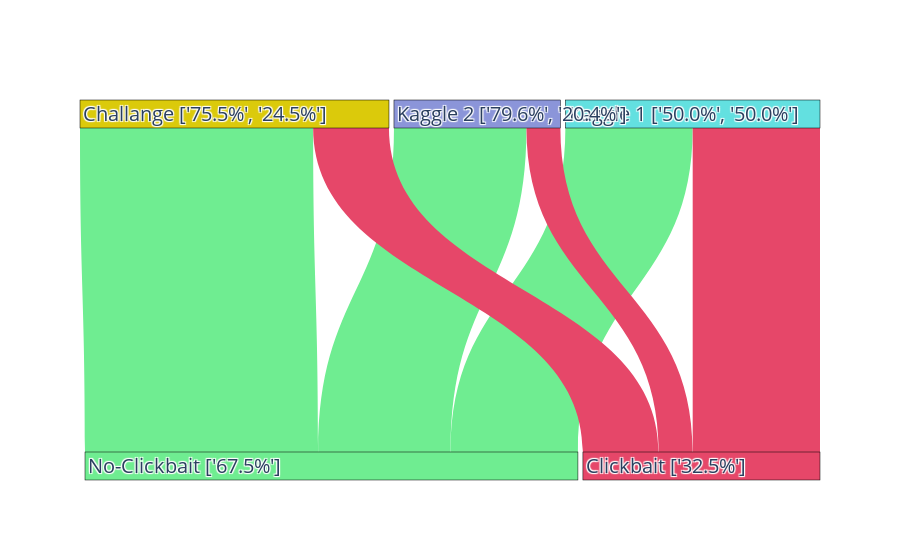

Here is the notebook cell this chart was saved with:
### Code cell
df_1["set"] = 1
df_2["set"] = 2
df_3["set"] = 3
df_temp = pd.concat([df_1, df_2, df_3])

labels, df_counts = calc_dist_by_set(df_temp)
plot_dist_by_set(labels, df_counts)

### Figure 1 — Plotly figure (JSON) as saved in the notebook; plotly's stock layout.template omitted (floating-point values rounded to 4 significant figures)
{"data": [{"link": {"color": ["#6fed91", "#e64769", "#6fed91", "#e64769", "#6fed91", "#e64769"], "source": [0, 0, 1, 1, 2, 2], "target": [3, 4, 3, 4, 3, 4], "value": [16001, 15999, 16648, 4266, 29300, 9530]}, "node": {"color": ["#63e0e0", "#8b95d9", "#dbca0b", "#6fed91", "#e64769"], "label": ["Kaggle 1 ['50.0%', '50.0%']", "Kaggle 2 ['79.6%', '20.4%']", "Challange ['75.5%', '24.5%']", "No-Clickbait ['67.5%']", "Clickbait ['32.5%']"], "line": {"color": "black", "width": 0.5}, "pad": 5, "thickness": 28}, "orientation": "v", "type": "sankey"}], "layout": {"font": {"size": 20}, "title": {"text": ""}}}
